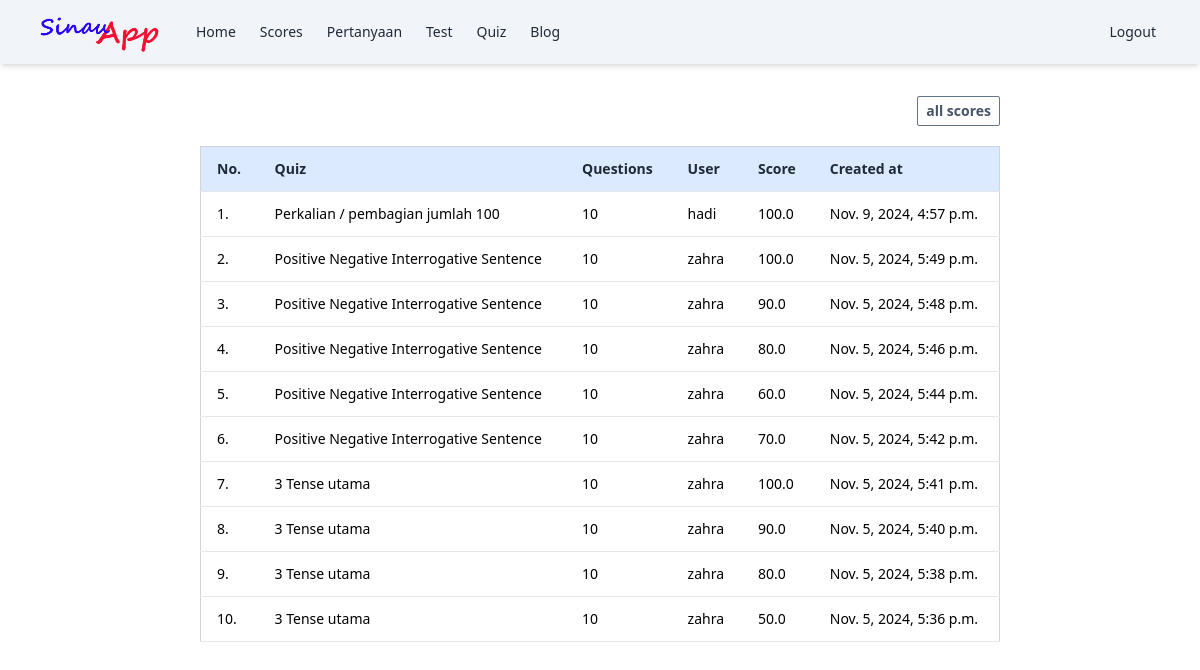
The page /tes/scores_all/ (signed in) on the database its author committed.
### tesApp/models.py (models this page shows, shortened)
class ResultTes(models.Model):
  tes = models.ForeignKey(Tes, on_delete=models.CASCADE)
  user = models.ForeignKey(User, on_delete=models.CASCADE)
  score = models.FloatField()
  created = models.DateTimeField(auto_now_add=True)
  class Meta:
      verbose_name_plural = "Tes Result"

class Tes(models.Model):
    name = models.CharField(max_length=100)
    topic = models.CharField(max_length=120)
    number_of_questions = models.IntegerField()
    time = models.IntegerField(help_text="time in second")
    command = models.CharField(max_length=255, default='isilah pertanyaan dibawah ini')
    required_score_to_pass = models.FloatField()
    class Meta:
      verbose_name_plural = "Tes"

### tesApp/views.py (the view)
# urls.py: path('scores_all/', views.result_tes_all, name='result_tes_all'),
def result_tes_all(request):
    all_results = ResultTes.objects.all().order_by('-id')
    return render(request, 'tes/all_tes_results.html', {'all_results': all_results})

### templates/tes/all_tes_results.html (shortened to what this page needs)
{% extends "base.html" %}
{% block content %}
<div class="overflow-auto p-2  flex justify-center mt-6">
  <div class="w-full  md:w-[800px]">
      <div class="md:flex md:justify-end mb-5">
          <a  href="{% url "all_scores" %}">
              <div
                  class="text-slate-600 text-center text-sm font-semibold py-2 md:py-1 px-2 border border-slate-500  rounded-sm  hover:bg-slate-800 hover:text-white">
                  all scores
              </div>
          </a>
      </div>
      <table class=" bg-white border w-full border-gray-300 text-sm">
          <thead>
              <tr class="bg-blue-100 border-b">
                  <th class="text-left py-3 px-4 font-semibold text-sm text-gray-800">No.</th>
                  <th class="text-left py-3 px-4 font-semibold text-sm text-gray-800">Quiz</th>
                  <th class="text-left py-3 px-4 font-semibold text-sm text-gray-800">Questions</th>
                  <th class="text-left py-3 px-4 font-semibold text-sm text-gray-800">User</th>
                  <th class="text-left py-3 px-4 font-semibold text-sm text-gray-800">Score</th>
                  <th class="text-left py-3 px-4 font-semibold text-sm text-gray-800">Created at</th>
              </tr>
          </thead>
          <tbody>
             {% for result in all_results %}
              <tr class="hover:bg-green-50">
                  <td class="py-3 px-4 border-b">{{ forloop.counter }}.</td>
                  <td class="py-3 px-4 border-b">{{result.tes.name}}</td>
                  <td class="py-3 px-4  border-b">{{result.tes.number_of_questions}}</td>
                  <td class="py-3 px-4 border-b">{{result.user.username}}</td>
                  <td class="py-3 px-4 border-b">{{result.score}}</td>
                  <td class="py-3 px-4 border-b">{{ result.created }} </td>
                </tr>
                {% endfor %}
          </tbody>
      </table>
  </div>
</div>
{% endblock content %}

### rows shown on the page
ResultTes: tes.name "Perkalian / pembagian jumlah 100", tes.number_of_questions "10", user.username "hadi", score "100.0", created "Nov. 9, 2024, 4:57 p.m."
ResultTes: tes.name "Positive Negative Interrogative Sentence", tes.number_of_questions "10", user.username "zahra", score "100.0", created "Nov. 5, 2024, 5:49 p.m."
ResultTes: tes.name "Positive Negative Interrogative Sentence", tes.number_of_questions "10", user.username "zahra", score "90.0", created "Nov. 5, 2024, 5:48 p.m."
ResultTes: tes.name "Positive Negative Interrogative Sentence", tes.number_of_questions "10", user.username "zahra", score "80.0", created "Nov. 5, 2024, 5:46 p.m."
ResultTes: tes.name "Positive Negative Interrogative Sentence", tes.number_of_questions "10", user.username "zahra", score "60.0", created "Nov. 5, 2024, 5:44 p.m."
ResultTes: tes.name "Positive Negative Interrogative Sentence", tes.number_of_questions "10", user.username "zahra", score "70.0", created "Nov. 5, 2024, 5:42 p.m."
ResultTes: tes.name "3 Tense utama", tes.number_of_questions "10", user.username "zahra", score "100.0", created "Nov. 5, 2024, 5:41 p.m."
ResultTes: tes.name "3 Tense utama", tes.number_of_questions "10", user.username "zahra", score "90.0", created "Nov. 5, 2024, 5:40 p.m."
ResultTes: tes.name "3 Tense utama", tes.number_of_questions "10", user.username "zahra", score "80.0", created "Nov. 5, 2024, 5:38 p.m."
ResultTes: tes.name "3 Tense utama", tes.number_of_questions "10", user.username "zahra", score "50.0", created "Nov. 5, 2024, 5:36 p.m."
